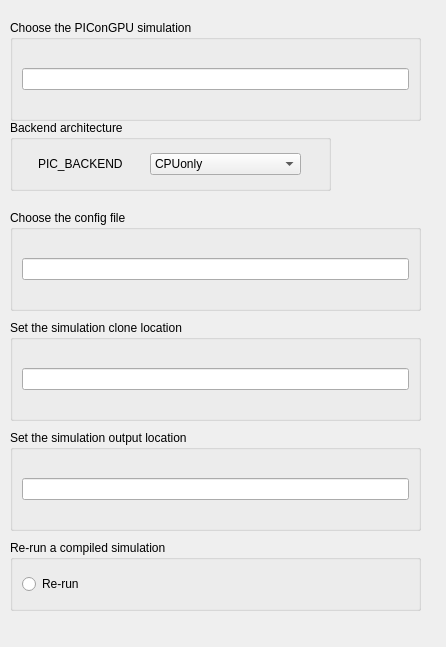
<?xml version="1.0" encoding="UTF-8"?>
<ui version="4.0">
 <class>PIConGPUDialog</class>
 <widget class="QDialog" name="PIConGPUDialog">
  <property name="geometry">
   <rect>
    <x>0</x>
    <y>0</y>
    <width>446</width>
    <height>647</height>
   </rect>
  </property>
  <property name="sizePolicy">
   <sizepolicy hsizetype="Fixed" vsizetype="Fixed">
    <horstretch>0</horstretch>
    <verstretch>0</verstretch>
   </sizepolicy>
  </property>
  <property name="minimumSize">
   <size>
    <width>446</width>
    <height>647</height>
   </size>
  </property>
  <property name="windowTitle">
   <string>Dialog</string>
  </property>
  <widget class="QGroupBox" name="groupBox_4">
   <property name="geometry">
    <rect>
     <x>10</x>
     <y>20</y>
     <width>411</width>
     <height>101</height>
    </rect>
   </property>
   <property name="title">
    <string>Choose the PIConGPU simulation</string>
   </property>
   <layout class="QVBoxLayout" name="verticalLayout_2">
    <item>
     <widget class="QLineEdit" name="inputSimulation_"/>
    </item>
   </layout>
  </widget>
  <widget class="QGroupBox" name="groupBox_5">
   <property name="geometry">
    <rect>
     <x>10</x>
     <y>210</y>
     <width>411</width>
     <height>101</height>
    </rect>
   </property>
   <property name="title">
    <string>Choose the config file</string>
   </property>
   <layout class="QVBoxLayout" name="verticalLayout_3">
    <item>
     <widget class="QLineEdit" name="inputConfig_"/>
    </item>
   </layout>
  </widget>
  <widget class="QGroupBox" name="groupBox_6">
   <property name="geometry">
    <rect>
     <x>10</x>
     <y>320</y>
     <width>411</width>
     <height>101</height>
    </rect>
   </property>
   <property name="title">
    <string>Set the simulation clone location</string>
   </property>
   <layout class="QVBoxLayout" name="verticalLayout_4">
    <item>
     <widget class="QLineEdit" name="inputClone_"/>
    </item>
   </layout>
  </widget>
  <widget class="QGroupBox" name="groupBox_7">
   <property name="geometry">
    <rect>
     <x>10</x>
     <y>430</y>
     <width>411</width>
     <height>101</height>
    </rect>
   </property>
   <property name="title">
    <string>Set the simulation output location</string>
   </property>
   <layout class="QVBoxLayout" name="verticalLayout_5">
    <item>
     <widget class="QLineEdit" name="outputData_"/>
    </item>
   </layout>
  </widget>
  <widget class="QGroupBox" name="groupBox_8">
   <property name="geometry">
    <rect>
     <x>10</x>
     <y>540</y>
     <width>411</width>
     <height>71</height>
    </rect>
   </property>
   <property name="title">
    <string>Re-run a compiled simulation</string>
   </property>
   <layout class="QVBoxLayout" name="verticalLayout_6">
    <item>
     <widget class="QRadioButton" name="reRunButton_">
      <property name="text">
       <string>Re-run</string>
      </property>
     </widget>
    </item>
   </layout>
  </widget>
  <widget class="QGroupBox" name="groupBox_9">
   <property name="geometry">
    <rect>
     <x>10</x>
     <y>120</y>
     <width>321</width>
     <height>71</height>
    </rect>
   </property>
   <property name="title">
    <string>Backend architecture</string>
   </property>
   <layout class="QGridLayout" name="gridLayout_3">
    <item row="0" column="1">
     <widget class="QComboBox" name="backEnd_">
      <property name="enabled">
       <bool>true</bool>
      </property>
      <property name="sizePolicy">
       <sizepolicy hsizetype="Fixed" vsizetype="Fixed">
        <horstretch>0</horstretch>
        <verstretch>0</verstretch>
       </sizepolicy>
      </property>
      <property name="maximumSize">
       <size>
        <width>151</width>
        <height>16777215</height>
       </size>
      </property>
      <property name="layoutDirection">
       <enum>Qt::LeftToRight</enum>
      </property>
      <item>
       <property name="text">
        <string>CPUonly</string>
       </property>
      </item>
      <item>
       <property name="text">
        <string>GTX1070</string>
       </property>
      </item>
      <item>
       <property name="text">
        <string>GTX2060</string>
       </property>
      </item>
      <item>
       <property name="text">
        <string>RTX3060</string>
       </property>
      </item>
      <item>
       <property name="text">
        <string>RTX4090</string>
       </property>
      </item>
     </widget>
    </item>
    <item row="0" column="0">
     <widget class="QLabel" name="label_6">
      <property name="sizePolicy">
       <sizepolicy hsizetype="Ignored" vsizetype="Preferred">
        <horstretch>0</horstretch>
        <verstretch>0</verstretch>
       </sizepolicy>
      </property>
      <property name="minimumSize">
       <size>
        <width>1</width>
        <height>0</height>
       </size>
      </property>
      <property name="maximumSize">
       <size>
        <width>90</width>
        <height>16777215</height>
       </size>
      </property>
      <property name="text">
       <string>PIC_BACKEND</string>
      </property>
     </widget>
    </item>
   </layout>
  </widget>
 </widget>
 <resources/>
 <connections/>
</ui>
